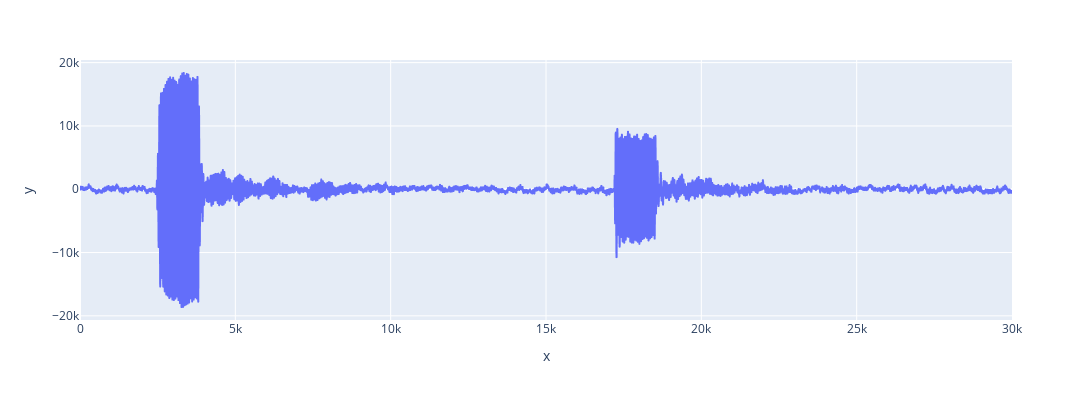
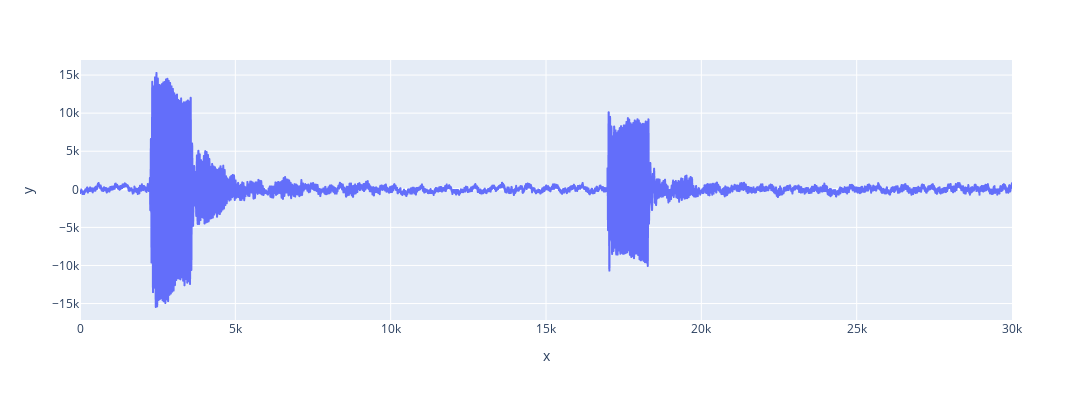
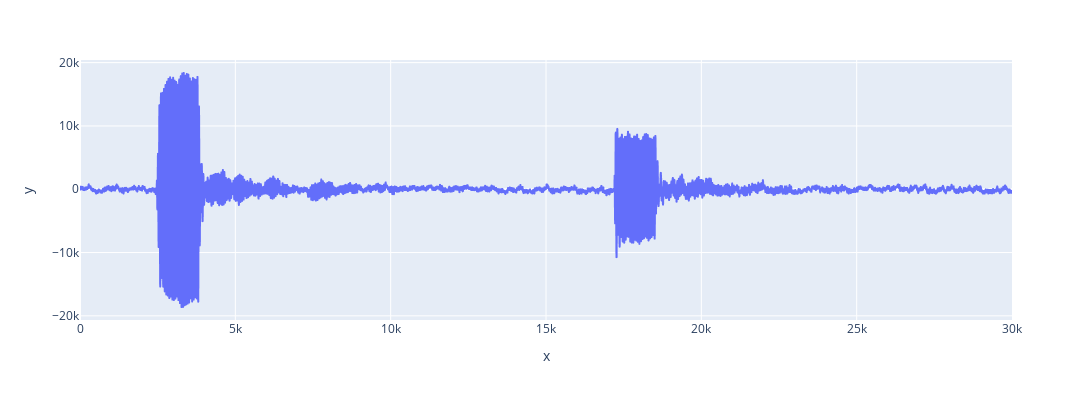
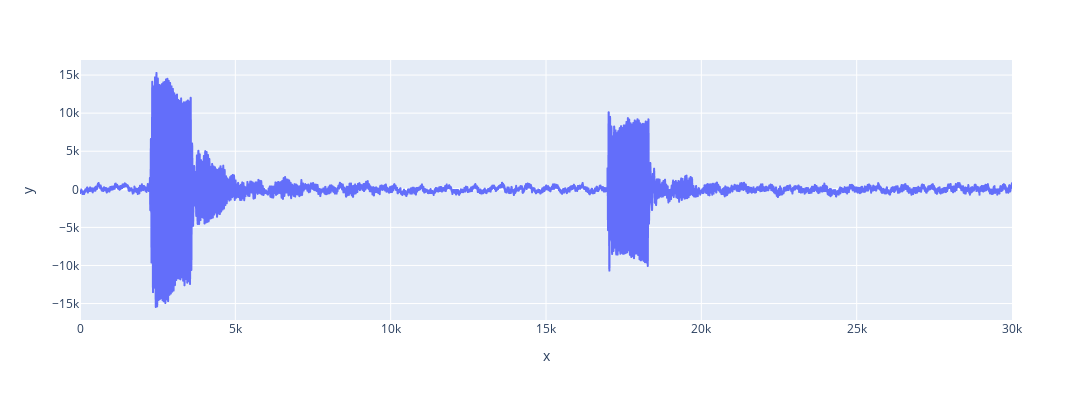

Notebook code cell kept with these figures, in order:
### Code cell
tsh = 0.1
signal, Time, fs, filtered = read_wav_file("output_1.wav",tsh)

fig = px.line( y=signal, width=6000, height=400 )
fig.show()

signal2, Time, fs, filtered2 = read_wav_file("output_2.wav",tsh)
fig2 = px.line( y=signal2, width=6000, height=400 )
fig2.show()

fig = px.line( y=filtered, width=6000, height=400 )
fig.show()




fig2 = px.line( y=filtered2, width=5000, height=400 )
fig2.show()

### Figure 1 — Plotly figure (JSON) as saved in the notebook; plotly's stock layout.template omitted (floating-point values rounded to 4 significant figures; data arrays with more than 128 entries replaced by an {"elided": "..."} marker saying what was removed)
{"data": [{"hovertemplate": "x=%{x}<br>y=%{y}<extra></extra>", "legendgroup": "", "line": {"color": "#636efa", "dash": "solid"}, "marker": {"symbol": "circle"}, "mode": "lines", "name": "", "showlegend": false, "type": "scattergl", "x": {"elided": "30000 int values"}, "xaxis": "x", "y": {"elided": "30000 int values"}, "yaxis": "y"}], "layout": {"height": 400, "legend": {"tracegroupgap": 0}, "margin": {"t": 60}, "width": 6000, "xaxis": {"anchor": "y", "domain": [0, 1], "title": {"text": "x"}}, "yaxis": {"anchor": "x", "domain": [0, 1], "title": {"text": "y"}}}}

### Figure 2 — Plotly figure (JSON) as saved in the notebook; plotly's stock layout.template omitted (floating-point values rounded to 4 significant figures; data arrays with more than 128 entries replaced by an {"elided": "..."} marker saying what was removed)
{"data": [{"hovertemplate": "x=%{x}<br>y=%{y}<extra></extra>", "legendgroup": "", "line": {"color": "#636efa", "dash": "solid"}, "marker": {"symbol": "circle"}, "mode": "lines", "name": "", "showlegend": false, "type": "scattergl", "x": {"elided": "30000 int values"}, "xaxis": "x", "y": {"elided": "30000 int values"}, "yaxis": "y"}], "layout": {"height": 400, "legend": {"tracegroupgap": 0}, "margin": {"t": 60}, "width": 6000, "xaxis": {"anchor": "y", "domain": [0, 1], "title": {"text": "x"}}, "yaxis": {"anchor": "x", "domain": [0, 1], "title": {"text": "y"}}}}

### Figure 3 — Plotly figure (JSON) as saved in the notebook; plotly's stock layout.template omitted (floating-point values rounded to 4 significant figures; data arrays with more than 128 entries replaced by an {"elided": "..."} marker saying what was removed)
{"data": [{"hovertemplate": "x=%{x}<br>y=%{y}<extra></extra>", "legendgroup": "", "line": {"color": "#636efa", "dash": "solid"}, "marker": {"symbol": "circle"}, "mode": "lines", "name": "", "showlegend": false, "type": "scattergl", "x": {"elided": "30000 int values"}, "xaxis": "x", "y": {"elided": "30000 int values"}, "yaxis": "y"}], "layout": {"height": 400, "legend": {"tracegroupgap": 0}, "margin": {"t": 60}, "width": 6000, "xaxis": {"anchor": "y", "domain": [0, 1], "title": {"text": "x"}}, "yaxis": {"anchor": "x", "domain": [0, 1], "title": {"text": "y"}}}}

### Figure 4 — Plotly figure (JSON) as saved in the notebook; plotly's stock layout.template omitted (floating-point values rounded to 4 significant figures; data arrays with more than 128 entries replaced by an {"elided": "..."} marker saying what was removed)
{"data": [{"hovertemplate": "x=%{x}<br>y=%{y}<extra></extra>", "legendgroup": "", "line": {"color": "#636efa", "dash": "solid"}, "marker": {"symbol": "circle"}, "mode": "lines", "name": "", "showlegend": false, "type": "scattergl", "x": {"elided": "30000 int values"}, "xaxis": "x", "y": {"elided": "30000 int values"}, "yaxis": "y"}], "layout": {"height": 400, "legend": {"tracegroupgap": 0}, "margin": {"t": 60}, "width": 5000, "xaxis": {"anchor": "y", "domain": [0, 1], "title": {"text": "x"}}, "yaxis": {"anchor": "x", "domain": [0, 1], "title": {"text": "y"}}}}
